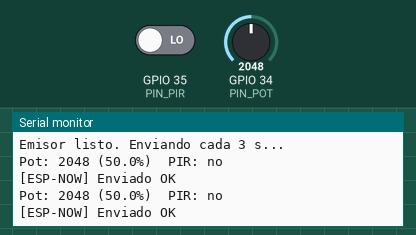
Recording of a sketch running on a simulated ESP32. Parts: the last lines printed to the serial monitor. The test bench sets the inputs (shaded band); at power-on: GPIO 35 (PIN_PIR) LOW, GPIO 34 (PIN_POT) = 2048.

Above: at 3.8 s.
3.9 s: GPIO 35 (PIN_PIR) driven HIGH
10.5 s: GPIO 34 (PIN_POT) set to 2866
At 13.3 s:
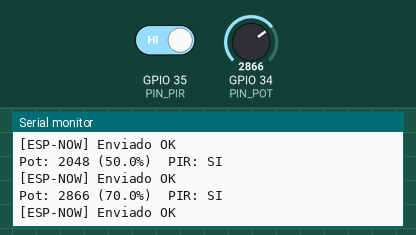
14.4 s: GPIO 34 (PIN_POT) set to 3603
At 15.6 s:
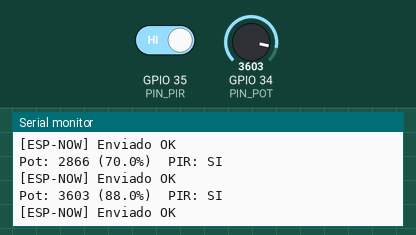
18.3 s: GPIO 35 (PIN_PIR) driven LOW
Timing chart, 0 to 21.3 s (numbered marks = the images above; inputs shaded):
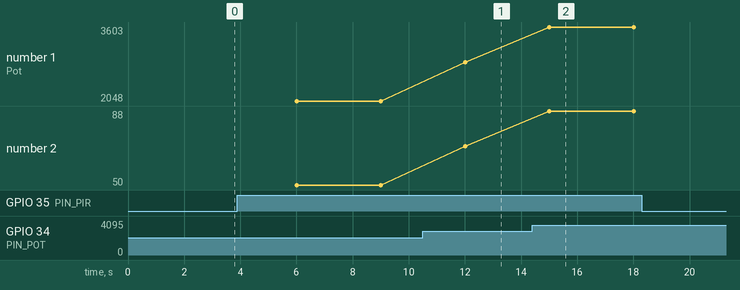

Measured:
- after the input at 10.5 s, the serial monitor: prints a new line after 1.5 s (image 1)
- after the input at 14.4 s, the serial monitor: prints a new line after 0.61 s (image 2)
- plotted number 1: 2048 → 2866 after the input at 10.5 s, 2866 → 3603 after the input at 14.4 s
- plotted number 2: 50 → 70 after the input at 10.5 s, 70 → 88 after the input at 14.4 s

The sketch:

emisor_sensores.ino
```cpp
/* ============================================================
 * PROYECTO IOT - EVALUACIÓN SUMATIVA 3 - DCSH01
 * TARJETA 1: EMISOR DE SENSORES
 * ------------------------------------------------------------
 * ROL DE ESTA TARJETA:
 *   Esta placa es la encargada de tomar las lecturas físicas
 *   del sistema (potenciómetro y sensor de movimiento PIR) y
 *   transmitirlas de forma inalámbrica mediante el protocolo
 *   ESP-NOW hacia la tarjeta Receptor/Gateway.
 *
 *   No se conecta a ninguna red WiFi con Internet: su única
 *   tarea es leer sensores y enviar datos, lo que la hace
 *   liviana y de bajo consumo.
 * ============================================================ */

#include <Arduino.h>
#include <WiFi.h>
#include <esp_now.h>
#include <esp_wifi.h>

// ============================================================
// PINES DE SENSORES
// ============================================================
#define PIN_POT   34   // Potenciómetro -> GPIO34 (ADC1, solo entrada)
#define PIN_PIR   35   // Sensor de movimiento PIR -> GPIO32 (digital)

// ============================================================
// CANAL WIFI
// Debe coincidir EXACTAMENTE con el canal que use la tarjeta
// Receptora (se imprime en su Monitor Serial al conectarse
// al router). Ver README para más detalle.
// ============================================================
#define CANAL_WIFI 11

// ============================================================
// MAC DE LA TARJETA RECEPTORA
// Se obtiene desde el Monitor Serial del Receptor al iniciar
// (WiFi.macAddress()). Reemplazar por la MAC real.
// ============================================================
uint8_t macReceptor[] = {0x30, 0xC6, 0xF7, 0x29, 0x2D, 0xB0};

// ============================================================
// ESTRUCTURA DE DATOS ENVIADA
// Debe ser IDÉNTICA (mismos campos, mismo orden) a la que
// espera la tarjeta Receptora.
// ============================================================
typedef struct {
  int   potValor;       // Valor crudo del potenciómetro (0 - 4095)
  float potPorcentaje;  // Valor mapeado a porcentaje (0 - 100%)
  bool  movimiento;     // true si el PIR detecta movimiento
} SensorData;

SensorData datos;

// ============================================================
// CALLBACK: se ejecuta automáticamente cuando ESP-NOW confirma
// (o falla) el envío de un paquete.
// ============================================================
void OnDataSent(const wifi_tx_info_t *info, esp_now_send_status_t status) {
  Serial.println(status == ESP_NOW_SEND_SUCCESS
    ? "[ESP-NOW] Enviado OK"
    : "[ESP-NOW] Error al enviar");
}

// ============================================================
// SETUP: se ejecuta una sola vez al iniciar la placa
// ============================================================
void setup() {
  Serial.begin(115200);

  // El potenciómetro no necesita pinMode (analogRead lo maneja solo)
  pinMode(PIN_PIR, INPUT);

  // ESP-NOW requiere modo estación, sin conectarse a ningún router
  WiFi.mode(WIFI_STA);
  WiFi.disconnect();

  // Fijamos el mismo canal que usa la tarjeta receptora
  esp_wifi_set_channel(CANAL_WIFI, WIFI_SECOND_CHAN_NONE);

  Serial.print("MAC de este emisor: ");
  Serial.println(WiFi.macAddress());
  Serial.print("Canal configurado: ");
  Serial.println(CANAL_WIFI);

  if (esp_now_init() != ESP_OK) {
    Serial.println("ERROR: no se pudo iniciar ESP-NOW");
    return;
  }

  esp_now_register_send_cb(OnDataSent);

  // Registramos a la tarjeta receptora como "peer" (destinatario)
  esp_now_peer_info_t peer = {};
  memcpy(peer.peer_addr, macReceptor, 6);
  peer.channel = CANAL_WIFI;
  peer.encrypt = false;

  if (esp_now_add_peer(&peer) != ESP_OK) {
    Serial.println("ERROR: no se pudo agregar el receptor");
    return;
  }

  Serial.println("Emisor listo. Enviando cada 3 s...\n");
}

// ============================================================
// LOOP: se repite continuamente
// ============================================================
void loop() {
  leerSensores();
  mostrarPorSerial();
  enviarPorEspNow();
  delay(3000);
}

// ============================================================
// FUNCIONES AUXILIARES
// ============================================================

// Lee el potenciómetro y el PIR, y llena la estructura "datos"
void leerSensores() {
  datos.potValor      = analogRead(PIN_POT);              // 0 - 4095 (ADC de 12 bits)
  datos.potPorcentaje = (datos.potValor / 4095.0) * 100.0; // convertido a %
  datos.movimiento    = digitalRead(PIN_PIR) == HIGH;
}

// Imprime las lecturas actuales en el Monitor Serial (para depuración)
void mostrarPorSerial() {
  Serial.printf("Pot: %d (%.1f%%)  PIR: %s\n",
    datos.potValor, datos.potPorcentaje,
    datos.movimiento ? "SI" : "no");
}

// Envía la estructura "datos" a la tarjeta receptora vía ESP-NOW
void enviarPorEspNow() {
  esp_now_send(macReceptor, (uint8_t*) &datos, sizeof(datos));
}
```
